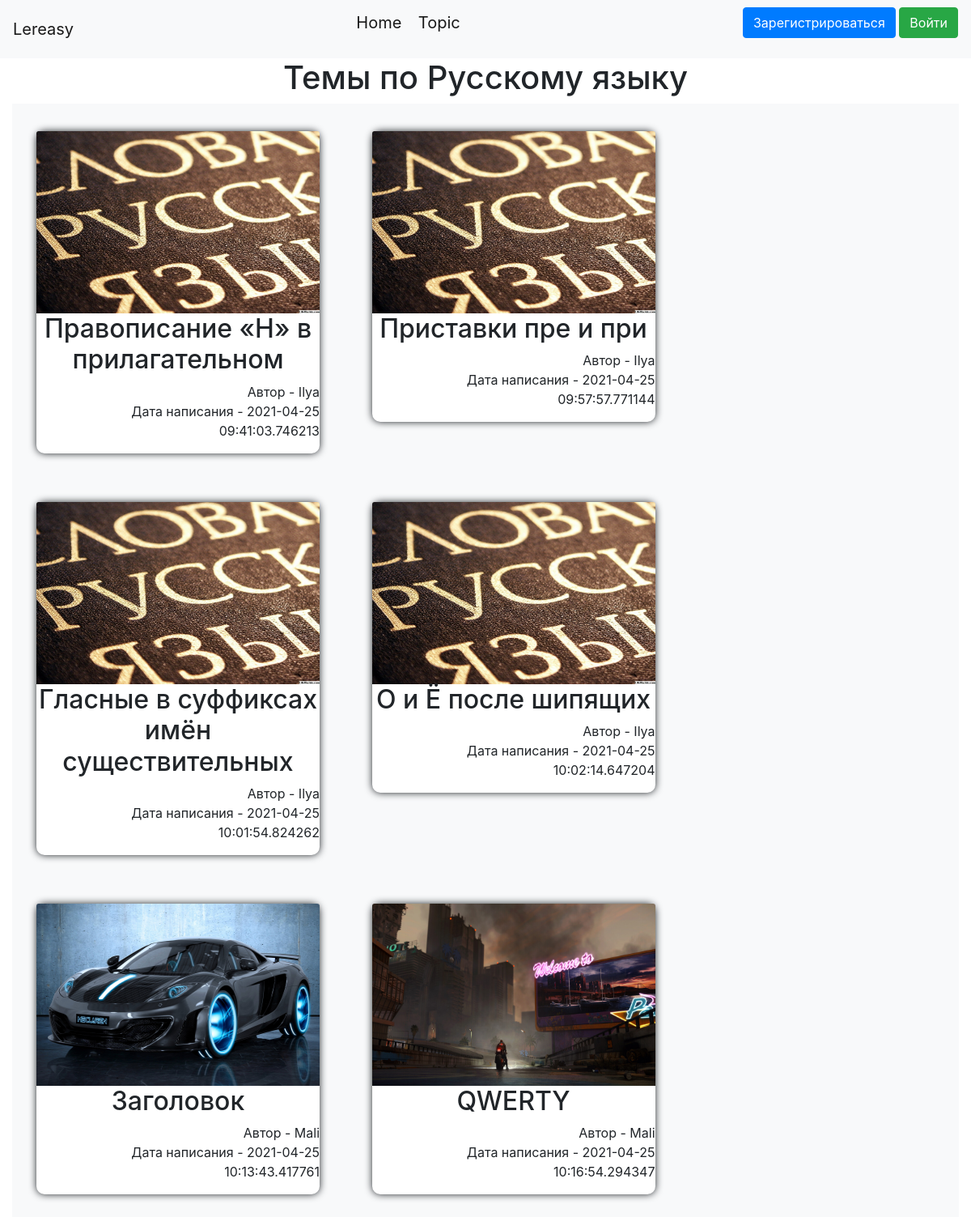
The app's page /topics with its own data.
### data/topics.py (models this page shows)
class Topics(SqlAlchemyBase):
    __tablename__ = 'topics'
    id = sqlalchemy.Column(sqlalchemy.Integer,
                           primary_key=True, autoincrement=True)
    title = sqlalchemy.Column(sqlalchemy.String, nullable=True)
    content = sqlalchemy.Column(sqlalchemy.String, nullable=True)
    img = sqlalchemy.Column(sqlalchemy.String, nullable=True, default="static/img/1.jpg")
    created_date = sqlalchemy.Column(sqlalchemy.DateTime,
                                     default=datetime.datetime.now)
    is_private = sqlalchemy.Column(sqlalchemy.Boolean, default=True)
    user_id = sqlalchemy.Column(sqlalchemy.Integer,
                                sqlalchemy.ForeignKey("users.id"))
    user = orm.relation('User')

### data/users.py (models this page shows, shortened)
class User(SqlAlchemyBase, UserMixin):
    __tablename__ = 'users'
    id = sqlalchemy.Column(sqlalchemy.Integer,
                           primary_key=True, autoincrement=True)
    name = sqlalchemy.Column(sqlalchemy.String, nullable=True)
    about = sqlalchemy.Column(sqlalchemy.String, nullable=True)
    email = sqlalchemy.Column(sqlalchemy.String,
                              index=True, unique=True, nullable=True)
    hashed_password = sqlalchemy.Column(sqlalchemy.String, nullable=True)
    created_date = sqlalchemy.Column(sqlalchemy.DateTime,
                                     default=datetime.datetime.now)
    topics = orm.relation("Topics", back_populates='user')

### main.py (the view)
@app.route("/topics")
def index():
    db_sess = db_session.create_session()
    if current_user.is_authenticated:
        topics = db_sess.query(Topics).filter(
            (Topics.user == current_user) | (Topics.is_private is not True))
    else:
        topics = db_sess.query(Topics).filter(Topics.is_private is not True)
    return render_template("topics.html", title='Темы', topics=topics)

### data/db_session.py (called while the page is built)
def create_session() -> Session:
    global __factory
    return __factory()

### templates/topics.html (shortened to what this page needs)
{% extends "base.html" %}
{% block topics %}
<h1 align="center">Темы по Русскому языку</h1>
<div class="album py-1 bg-light">
    {% for item in topics%}
    <div class="block">
        <a href="certain/{{ item.id}}"><img class="bd-placeholder-img card-img-top"
                                            width="100%" height="225" src="{{item.img}}"></a>
        <h2 align="center">{{item.title}}</h2>
        <p align="right">Автор - {{item.user.name}}<br>Дата написания - {{item.created_date}}</p>
    </div>
    {% endfor %}
</div>
{% endblock %}

### templates/base.html (shortened to what this page needs)
<!doctype html>
<html lang="en">
<head>
    <link rel="stylesheet"
          href="https://stackpath.bootstrapcdn.com/bootstrap/4.4.1/css/bootstrap.min.css"
>
    <link rel="stylesheet" type="text/css"
          href="{{ url_for('static', filename='css/style.css') }}"/>
</head>
<body>
<header>
    <nav class="navbar navbar-light bg-light">
        <a class="navbar-brand" href="/">Lereasy</a>
        <p>
            <a href="/" class="navbar-brand">Home</a>
            <a href="/topics" class="navbar-brand">Topic</a>
        </p>
        {% if current_user.is_authenticated %}
        <a class="navbar-brand" href="/logout">{{ current_user.name }}</a>
        {% else %}
        <p>
            <a class="btn btn-primary " href="/register">Зарегистрироваться</a>
            <a class="btn btn-success" href="/login">Войти</a>
        </p>
        {% endif %}
    </nav>
</header>
<main role="main" class="container">
    {% block topics %}{% endblock %}
</main>
</body>
</html>

### static/css/style.css (style rules this page uses)
.block { margin: 30px; width: 350px; background-color: white; text-anchor: middle; box-shadow: 0 0 10px; border-radius: 10px; display: inline-table; }
.container { max-width: 1270px; }

### records on screen
Topics: img (picture), title "Правописание «Н» в прилагательном", user.name "Ilya", created_date "2021-04-25 09:41:03.746213"
Topics: img (picture), title "Приставки пре и при", user.name "Ilya", created_date "2021-04-25 09:57:57.771144"
Topics: img (picture), title "Гласные в суффиксах имён существительных", user.name "Ilya", created_date "2021-04-25 10:01:54.824262"
Topics: img (picture), title "О и Ё после шипящих", user.name "Ilya", created_date "2021-04-25 10:02:14.647204"
Topics: shows a picture, title "Заголовок", user.name "Mali", created_date "2021-04-25 10:13:43.417761"
Topics: shows a picture, title "QWERTY", user.name "Mali", created_date "2021-04-25 10:16:54.294347"
